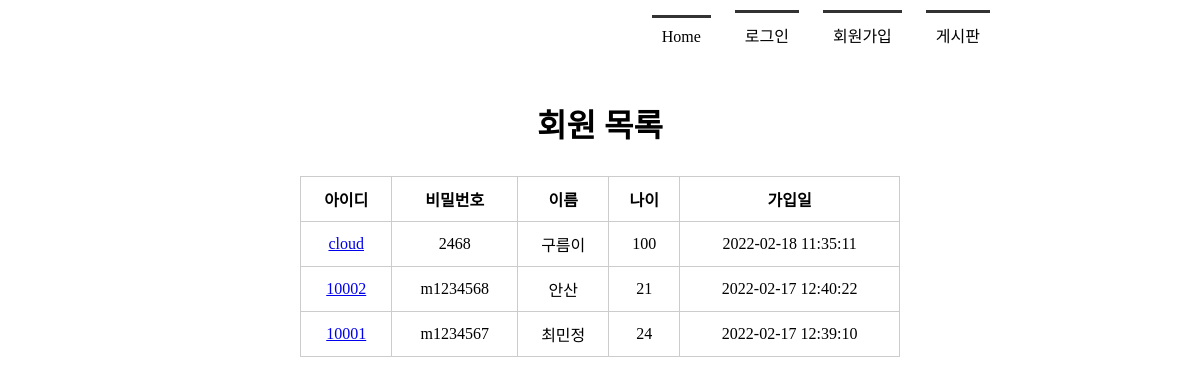
Before: /memberlist/ with the older database file.
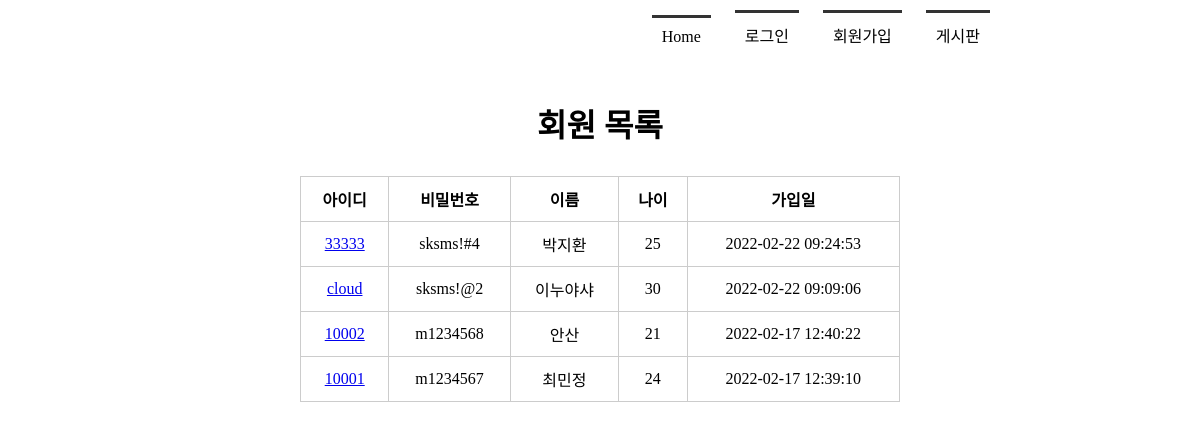
After: the same page with the newer database file.
### tables this page shows
CREATE TABLE member(
            mid char(5) PRIMARY KEY,
            passwd  char(8) NOT NULL,
            name    text NOT NULL,
            age integer,
            regDate timestamp date DEFAULT (datetime('now', 'localtime'))
        );

### app.py (the view)
@app.route('/memberlist/')
def memberlist():
    conn = getconn()
    cur = conn.cursor()
    sql = "SELECT * FROM member ORDER BY regDate DESC"
    cur.execute(sql)
    rs = cur.fetchall()   # 회원 전체
    conn.close()
    return render_template("memberlist.html", rs = rs)

### app.py (called while the page is built)
def getconn():
    conn = sqlite3.connect("./member.db")
    return conn

### templates/memberlist.html (shortened to what this page needs)
<!DOCTYPE html>
<html lang="en">
<head>
    <link rel ="stylesheet" href="{{ url_for('static', filename= 'style.css') }}">
</head>
<body>
     <div id="container">
         {% include 'navbar.html' %}
         <section>
             <h1>회원 목록</h1>
             <table>
                 <tr>
                     <th>아이디</th><th>비밀번호</th><th>이름</th><th>나이</th><th>가입일</th>
                 </tr>
                 {% for i in rs %}
                 <tr>
                     <td><a href="{{ url_for('member_view', id=i[0]) }}">{{ i[0] }}</a></td>
                     <td>{{ i[1] }}</td>
                     <td>{{ i[2] }}</td>
                     <td>{{ i[3] }}</td>
                     <td>{{ i[4] }}</td>
                 </tr>
                 {% endfor %}
             </table>
         </section>
     </div>
</body>
</html>

### templates/navbar.html
<header>
        <nav>
            <ul>
                {% if session %}
                    <li><a href="{{ url_for('index') }}">Home</a></li>
                    <li><a href="{{ url_for('logout') }}">({{ session['userID'] }}님)로그아웃</a></li>
                    <li><a href="{{ url_for('memberlist') }}">회원목록</a></li>
                    <li><a href="{{ url_for('boardlist') }}">게시판</a></li>
                {% else %}
                    <li><a href="{{ url_for('index') }}">Home</a></li>
                    <li><a href="{{ url_for('login') }}">로그인</a></li>
                    <li><a href="{{ url_for('register') }}">회원가입</a></li>
                    <li><a href="{{ url_for('boardlist') }}">게시판</a></li>
                {% endif %}
            </ul>
        </nav>
</header>

### static/style.css (style rules this page uses)
* { margin : 0; padding: 0; }
#container { width: 1000px; margin: 0 auto; }
header { height: 100px; }
nav ul { list-style: none; text-align: right; margin-right: 100px; }
nav ul li { display: inline-block; margin: 10px; border-top: 3px solid #333; padding: 10px; }
nav ul li a { text-decoration: none; color: #000; }
section { text-align: center; }
section h1 { font-size: 2em; margin-bottom: 30px; }
section table { width: 600px; margin: 0 auto; border-collapse: collapse; }
section table, th, td { border: 1px solid #ccc; padding: 10px }

Changed rows visible on the page:
added member: mid "33333", passwd "sksms!#4", name "박지환", age "25", regDate "2022-02-22 09:24:53"
changed member "cloud": passwd "2468" → "sksms!@2"; name "구름이" → "이누야샤"; age "100" → "30"; regDate "2022-02-18 11:35:11" → "2022-02-22 09:09:06"
